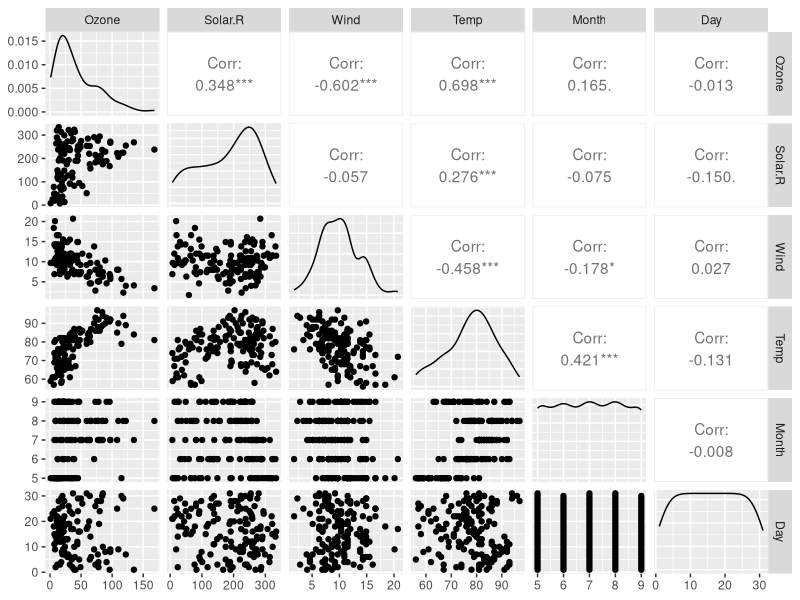
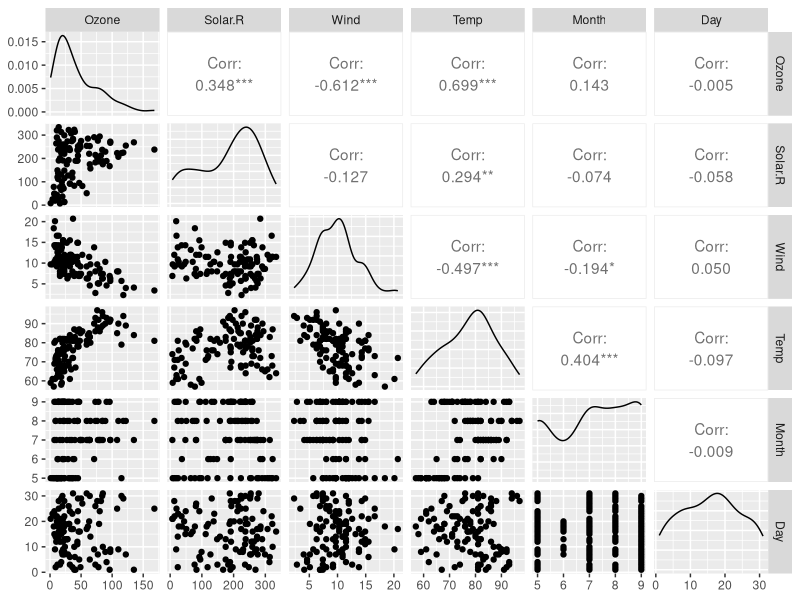
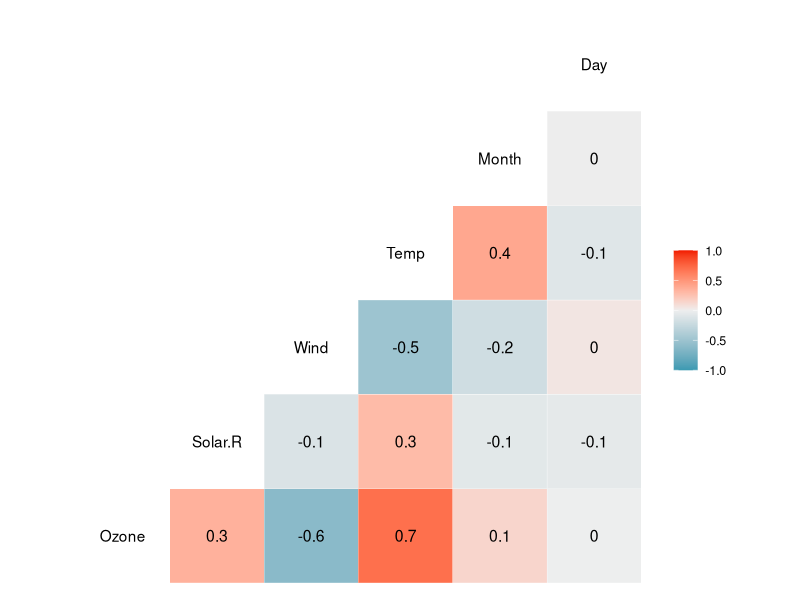
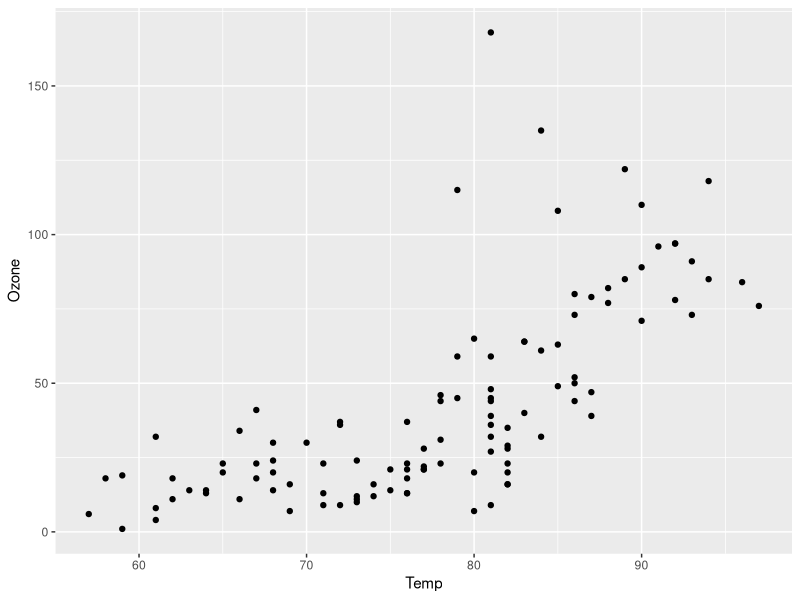
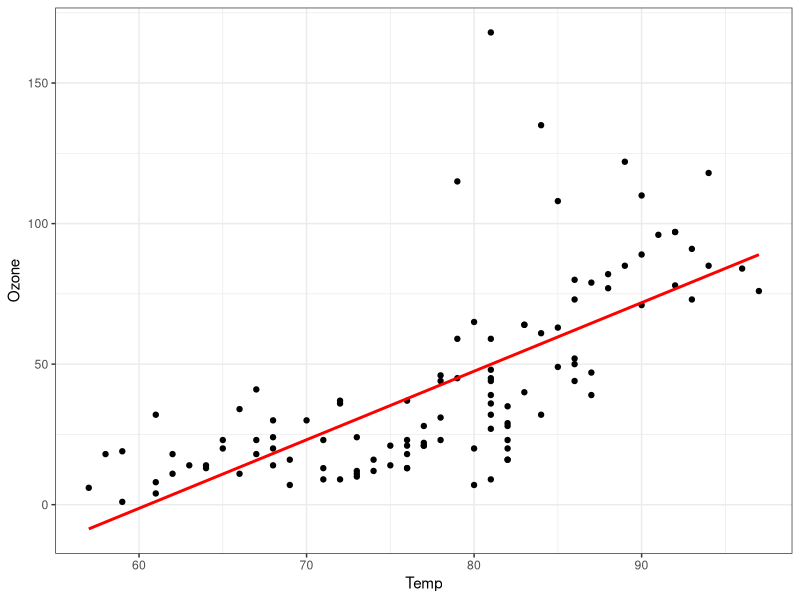
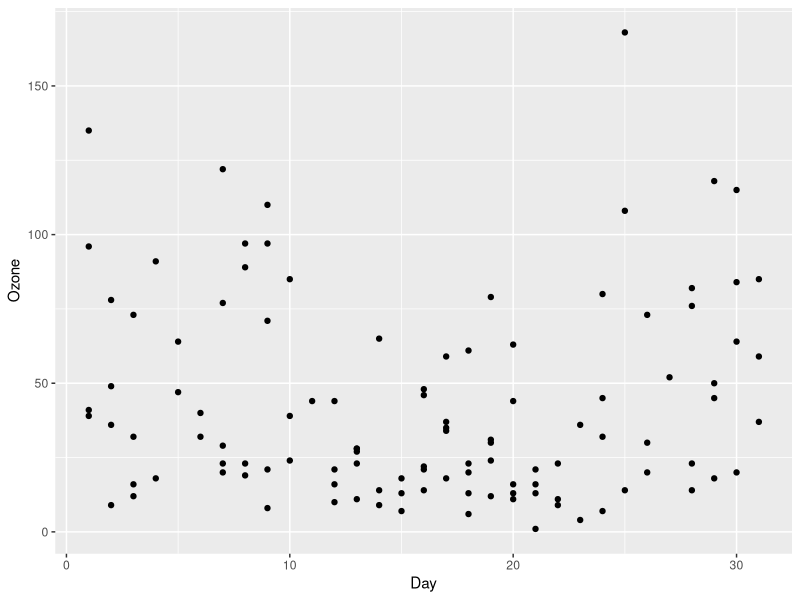
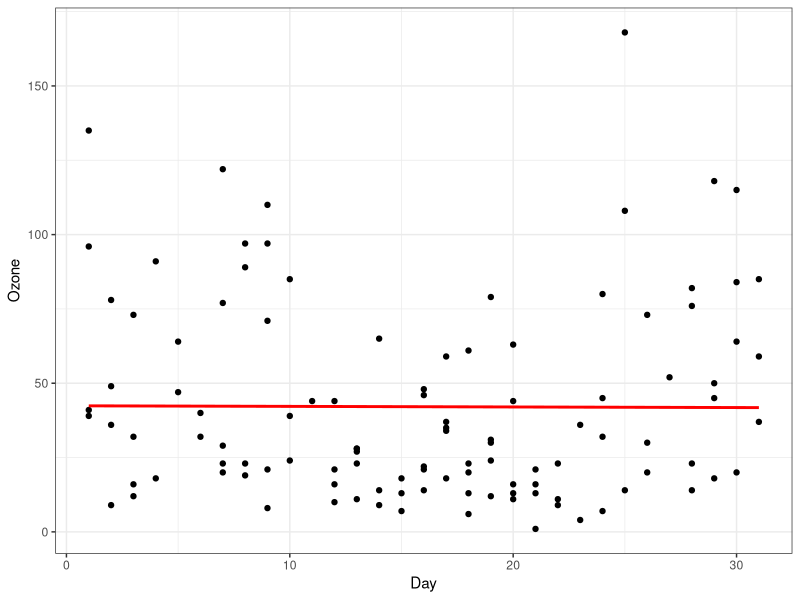

Reproduce these figures in R, in order.
## ---- chunk 1
library(tidyverse)
library(GGally)
## ---- chunk 2
air = airquality
ncol(air)
nrow(air)
## ---- chunk 3
str(air)
## ---- chunk 4
summary(air)
## ---- chunk 5
ggpairs(air)
## ---- chunk 6
air2 = air %>% filter(!is.na(Ozone)) %>% filter(!is.na(Solar.R))
## ---- chunk 7
str(air2)
nrow(air2)
ncol(air2)
## ---- chunk 8
ggpairs(air2)
ggcorr(air2, label = TRUE)
## ---- chunk 9
ggplot(air2, aes(x=Temp,y=Ozone))+
  geom_point()
## ---- chunk 10
model1 = lm(Ozone ~ Temp, air2) 
summary(model1)
## ---- chunk 11
confint(model1)
## ---- chunk 12
ggplot(air2, aes(x=Temp,y=Ozone))+
  geom_point()+
  geom_smooth(method = "lm", se = FALSE, color = "red")+ 
  theme_bw()
## ---- chunk 13
#Prediction for Ozone when Temp is 80. 
predict(model1,data.frame("Temp"=80), interval="predict")
temp_var = predict(model1, interval = "prediction")
new_df = cbind(air2, temp_var)
head(new_df)
## ---- chunk 14
ggplot(air2, aes(x=Day,y=Ozone))+
  geom_point()
## ---- chunk 15
model2 = lm(Ozone ~ Day, air2) 
summary(model2)
## ---- chunk 16
confint(model2)
## ---- chunk 17
ggplot(air2, aes(x=Day,y=Ozone))+
  geom_point()+
  geom_smooth(method = "lm", se = FALSE, color = "red")+ 
  theme_bw()
